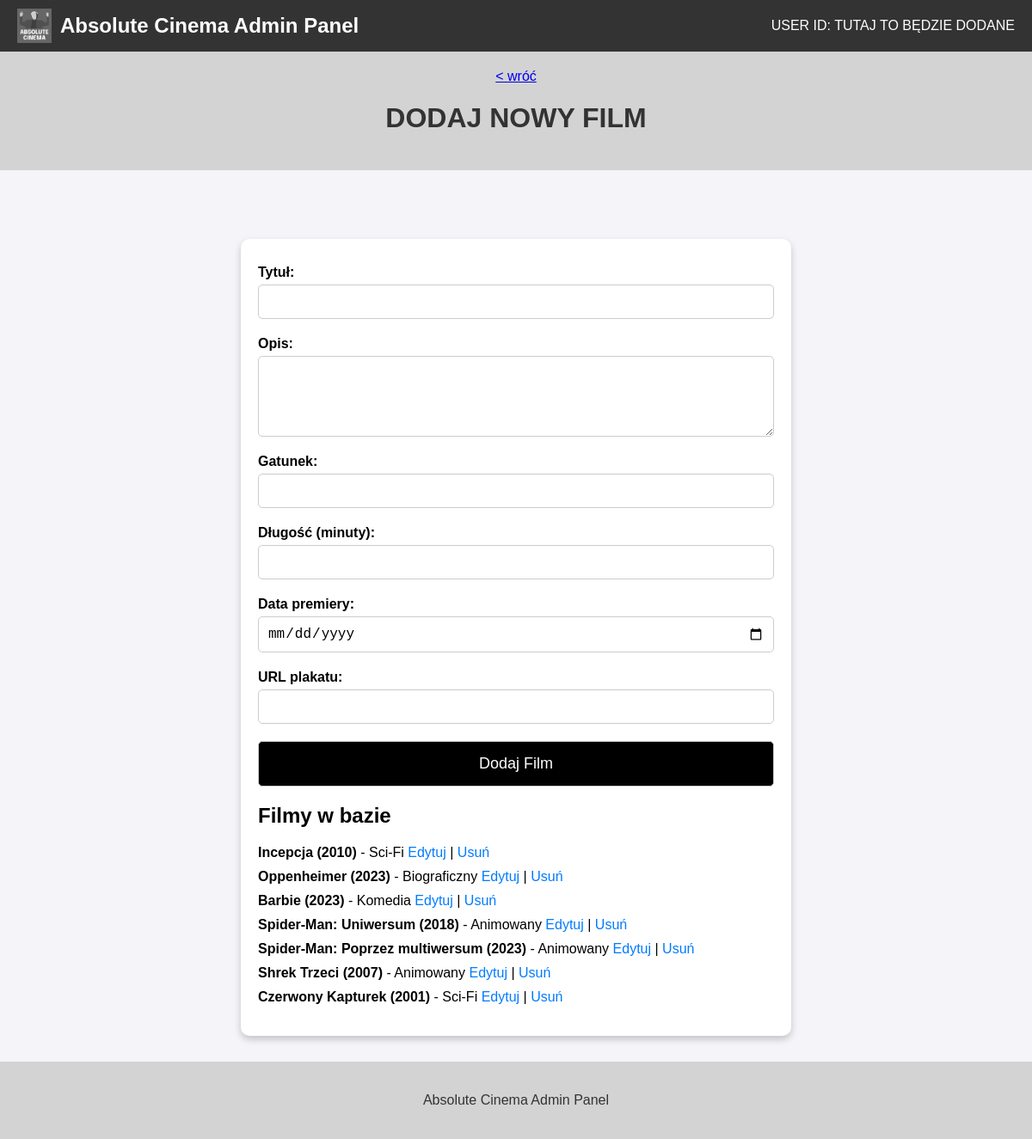
Page /admin/bazy/zarzadzaj_filmami on the committed database.
### app.py (models this page shows)
class Film(db.Model):
    __tablename__ = 'filmy'
    id = db.Column(db.Integer, primary_key=True)
    tytul = db.Column(db.String(150), nullable=False)
    opis = db.Column(db.Text, nullable=True)
    gatunek = db.Column(db.String(50), nullable=False)
    dlugosc = db.Column(db.Integer, nullable=False)
    data_premiery = db.Column(db.Date, nullable=False)
    plakat_url = db.Column(db.String(1000), nullable=True)
    seanse = db.relationship('Seans', backref='film', lazy=True) #db.relationship - służy do definiowania relacji między tabelami

### app.py (the view, shortened to what this page needs)
@app.route('/admin/bazy/zarzadzaj_filmami', methods=['GET', 'POST'])
def zarzadzaj_filmami():
    message = None
    filmy = Film.query.all()  # Pobieranie wszystkich filmów z bazy w kolejności wg daty premiery
    return render_template('admin_bazy_zarzadzaj_filmami.html', message=message, filmy=filmy)

### app.py (called while the page is built)
@app.before_request
def load_database():
    g.kino = {
        "admin" : Administrator.query.all(),
        "film" : Film.query.all(),
        "rezerwacja" : Rezerwacja.query.all(),
        "seans" : Seans.query.all(),
        "klient" : Klient.query.all()
    }

### templates/admin_bazy_zarzadzaj_filmami.html (shortened to what this page needs)
<!DOCTYPE html>
<html lang="pl">
<head>
</head>
<body>
    <div class="navbar">
        <div class="logo">
            <img src="{{ url_for('static', filename='images/absolute_cinema_logo.png') }}" alt="Logo">
            <span>Absolute Cinema Admin Panel</span>
        </div>
        <div class="user-id">
            USER ID: TUTAJ TO BĘDZIE DODANE
        </div>
    </div>
    <div class="breadcrumbs">
        <a href="{{ url_for('admin_bazy')}}"> &lt; wróć</a>
        <h1>DODAJ NOWY FILM</h1>
    </div>
    <div class="container">
        <form method="POST">
            <label for="tytul">Tytuł:</label>
            <input type="text" id="tytul" name="tytul" required>
            <label for="opis">Opis:</label>
            <textarea id="opis" name="opis" rows="4"></textarea>
            <label for="gatunek">Gatunek:</label>
            <input type="text" id="gatunek" name="gatunek" required>
            <label for="dlugosc">Długość (minuty):</label>
            <input type="number" id="dlugosc" name="dlugosc" required>
            <label for="data_premiery">Data premiery:</label>
            <input type="date" id="data_premiery" name="data_premiery" required>
            <label for="plakat_url">URL plakatu:</label>
            <input type="url" id="plakat_url" name="plakat_url">
            <button class="dark" type="submit">Dodaj Film</button>
        </form>
        <h2>Filmy w bazie</h2>
        <ul>
            {% for film in filmy %}
            <li>
                <strong>{{ film.tytul }} ({{ film.data_premiery.strftime('%Y') }})</strong> - {{ film.gatunek }}
                <a href="{{ url_for('edytuj_film', film_id=film.id) }}">Edytuj</a> |
                <a href="{{ url_for('usun_film', film_id=film.id) }}" onclick="return confirm('Na pewno chcesz usunąć ten film?')">Usuń</a>
            </li>
            {% endfor %}
        </ul>
    </div>
    <div class="footer">
        <p>Absolute Cinema Admin Panel</p>
    </div>
</body>
</html>

### templates/admin_bazy_zarzadzaj_filmami.html (style rules this page uses)
body { font-family: Arial, sans-serif; background-color: #f4f4f9; margin: 0; padding: 0; display: flex; flex-direction: column; height: 100vh; }
.navbar { background-color: #333; color: white; padding: 10px 20px; display: flex; justify-content: space-between; align-items: center; }
.navbar .logo { display: flex; align-items: center; }
.navbar .logo img { height: 40px; margin-right: 10px; }
.navbar .logo span { font-size: 24px; font-weight: bold; }
.navbar .user-id { font-size: 16px; font-weight: normal; }
.footer { background-color: lightgray; color: #333; text-align: center; padding: 20px 0; margin-top: 30px; flex-shrink: 0; }
.container { min-width: 600px; margin-top: 50px; padding: 20px; background-color: #ffffff; border-radius: 10px; box-shadow: 0 4px 8px rgba(0, 0, 0, 0.2); flex-grow: 1; align-self: center; }
.breadcrumbs { background-color: lightgray; color: black; text-align: center; padding: 20px 0; margin-bottom: 30px; }
h1 { text-align: center; color: #333333; }
form { display: flex; flex-direction: column; }
label { margin-top: 10px; font-weight: bold; margin-bottom: 5px; }
input, textarea { padding: 10px; font-size: 16px; border: 1px solid #ccc; border-radius: 5px; width: 100%; box-sizing: border-box; margin-bottom: 10px; }
textarea { resize: vertical; }
button { padding: 15px; font-size: 18px; border: 1px solid #ccc; border-radius: 5px; cursor: pointer; background-color: black; color: white; width: 100%; margin-top: 10px; }
ul { list-style-type: none; padding: 0; }
ul li { margin-bottom: 10px; }
ul li a { text-decoration: none; color: #007bff; }

### rows in the picture
Film: tytul "Incepcja", data_premiery "2010", gatunek "Sci-Fi"
Film: tytul "Oppenheimer", data_premiery "2023", gatunek "Biograficzny"
Film: tytul "Barbie", data_premiery "2023", gatunek "Komedia"
Film: tytul "Spider-Man: Uniwersum", data_premiery "2018", gatunek "Animowany"
Film: tytul "Spider-Man: Poprzez multiwersum", data_premiery "2023", gatunek "Animowany"
Film: tytul "Shrek Trzeci", data_premiery "2007", gatunek "Animowany"
Film: tytul "Czerwony Kapturek", data_premiery "2001", gatunek "Sci-Fi"
